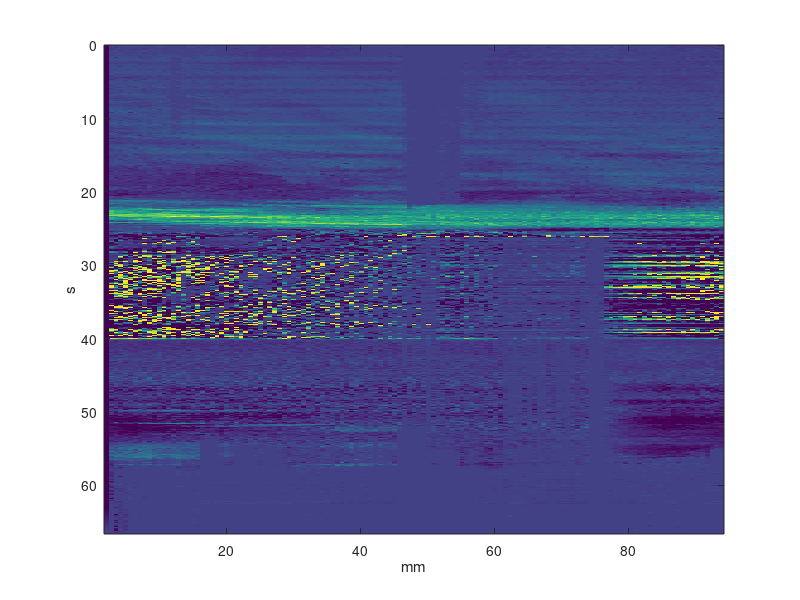

Reproduce this figure in MATLAB.
udv_data = csvread('JILL_027.csv')*-1;

#imagesc(udv_data)
#contour(udv_data)
#contourf(udv_data)
#pcolor(udv_data)
#surf(udv_data, 'edgecolor', 'none'); view(2);

udv_data = min(max(udv_data, -50),200); #sets range between 200 and -50 (gets rid of outliers)
imagesc([2.0, 93.98],[66.6, 0], udv_data)
xlabel('mm')
ylabel('s')